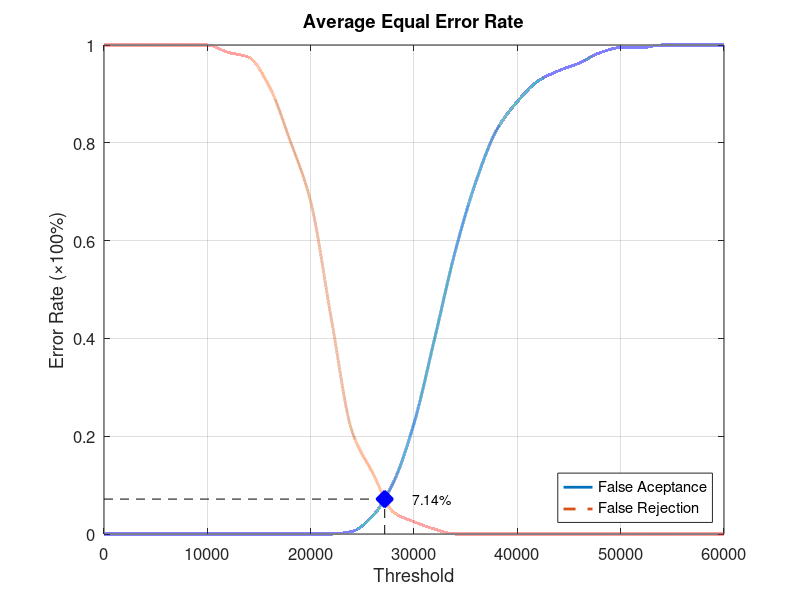
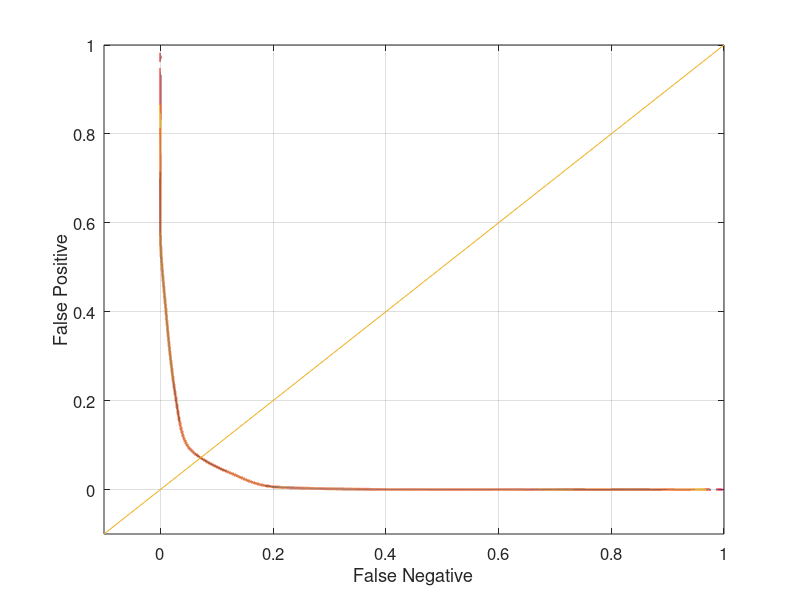

Reproduce these figures in MATLAB, in order.
function yEER = Database4_3
close all;
clear;
clc;
x = 0:2000:60000;
xq = 0:0.5:60000;

y0 = [0 0 0 0 0 0 0 0 0 0 0 0 0.00526316 0.0368421 0.105263 0.226316 0.4 0.578947 0.721053 0.826316 0.884211 0.926316 0.947368 0.963158 0.984211 0.994737 0.994737 1 1 1 1];
yy0 = interp1(x, y0, xq, 'pchip');
y1 = [1 1 1 1 1 1 0.985 0.975 0.915 0.805 0.68 0.44 0.21 0.125 0.045 0.025 0.01 0 0 0 0 0 0 0 0 0 0 0 0 0 0];
yy1 = interp1(x, y1, xq, 'pchip');

% Calculating EER: 
y2 = abs(y0 - y1);
find(y2 == min(y2))
yy2 = abs(yy0 - yy1);
xEER = find(yy2 == min(yy2));
xEERIndex = xq(xEER) % X-axis EER
yEER = yy0(xEER) % Y-axis EER

main = figure
plot(xq, yy0,'-','LineWidth', 2);	hold on
plot(xq, yy1,'--','LineWidth', 2);	hold on
plot([xEERIndex xEERIndex], [0 yEER], 'k--');	hold on
plot([0 xEERIndex], [yEER yEER], 'k--');	hold on
plot(xEERIndex, yEER, 'bx', 'LineWidth', 10);	hold on
text(xEERIndex + 10 * xEERIndex / 100, yEER, [num2str(round((10000 * yEER)) / 100) '%'])
legend('False Aceptance', 'False Rejection', 'Location', 'SouthEast')
xlabel('Threshold')
ylabel('Error Rate (\times100%)')
title('Average Equal Error Rate')
set(gca, 'FontSize', 12)
axis([0 60000 0 1])
grid on

print(main, 'Database4_3Main', '-dpng');
FNRxFPR = figure('Color', [1 1 1]);
plot(yy1, yy0, '-', yy1, yy0, 'LineWidth', 2);
hold on
y = -0.1:0.1:1
plot(y, y); 
set(gca, 'FontSize', 12)
xlabel('False Negative')
ylabel('False Positive')
axis([-0.1 1 -0.1 1])
set(gca, 'FontSize', 12)
grid on

print(FNRxFPR, 'Database4_3FNRxFPR','-dpng');
end
